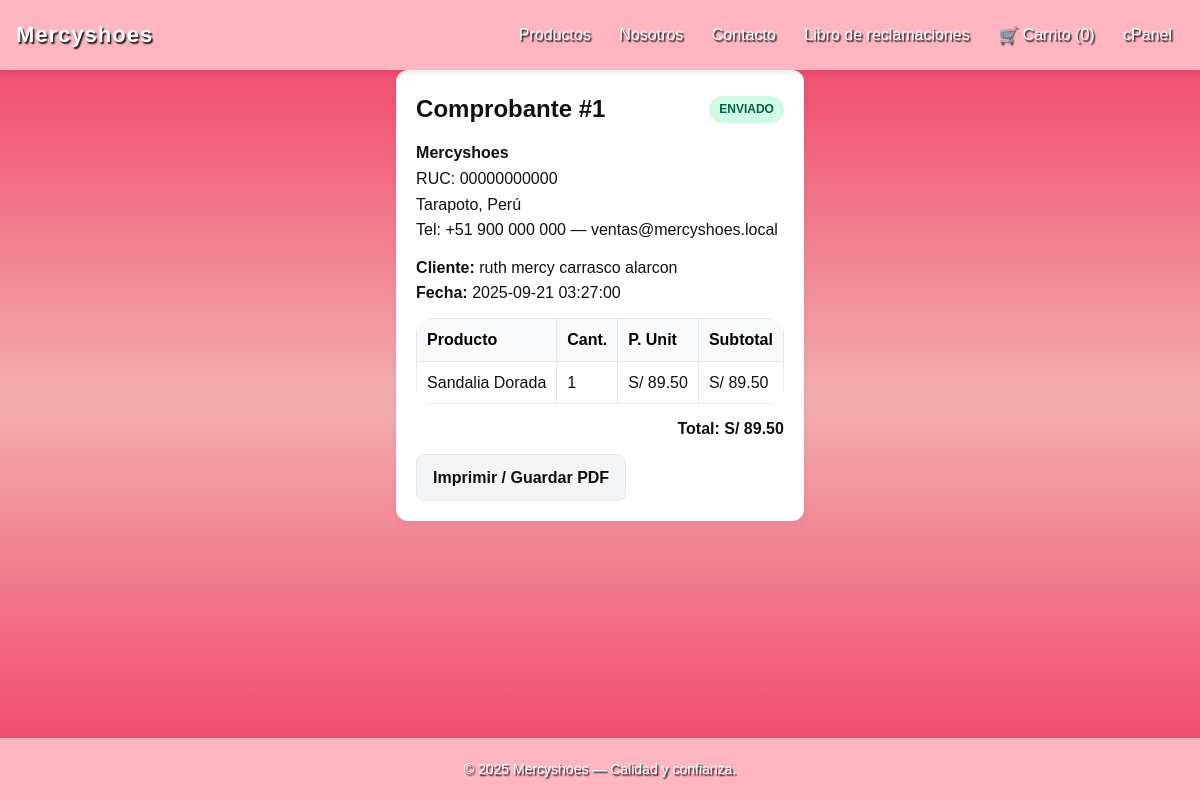
The page /index.php?r=checkout/receipt/1 (signed in) on the database its author committed.
### tables this page shows
CREATE TABLE IF NOT EXISTS orders (
  id INT AUTO_INCREMENT PRIMARY KEY,
  customer_name VARCHAR(200) NOT NULL,
  customer_email VARCHAR(150) NOT NULL,
  customer_phone VARCHAR(60) DEFAULT '',
  customer_address VARCHAR(255) DEFAULT '',
  total DECIMAL(10,2) NOT NULL DEFAULT 0,
  payment_receipt VARCHAR(255) NOT NULL DEFAULT '',
  status ENUM('PENDIENTE','PAGADO','ENVIADO','CANCELADO') DEFAULT 'PENDIENTE',
  created_at TIMESTAMP DEFAULT CURRENT_TIMESTAMP
);

CREATE TABLE IF NOT EXISTS settings (
  id INT AUTO_INCREMENT PRIMARY KEY,
  company_name VARCHAR(150) NOT NULL,
  company_email VARCHAR(150) NOT NULL,
  company_phone VARCHAR(60) NOT NULL,
  company_address VARCHAR(255) DEFAULT '',
  company_ruc VARCHAR(32) DEFAULT '',
  logo_path VARCHAR(255) DEFAULT ''
);

CREATE TABLE IF NOT EXISTS order_items (
  id INT AUTO_INCREMENT PRIMARY KEY,
  order_id INT NOT NULL,
  product_id INT NOT NULL,
  quantity INT NOT NULL,
  unit_price DECIMAL(10,2) NOT NULL,
  subtotal DECIMAL(10,2) NOT NULL,
  FOREIGN KEY (order_id) REFERENCES orders(id) ON DELETE CASCADE,
  FOREIGN KEY (product_id) REFERENCES products(id) ON DELETE RESTRICT
);

CREATE TABLE IF NOT EXISTS products (
  id INT AUTO_INCREMENT PRIMARY KEY,
  category_id INT NULL,
  name VARCHAR(200) NOT NULL,
  description TEXT,
  price DECIMAL(10,2) NOT NULL DEFAULT 0,
  stock INT NOT NULL DEFAULT 0,
  image VARCHAR(255) DEFAULT '',
  FOREIGN KEY (category_id) REFERENCES categories(id) ON DELETE SET NULL
);

### core/Controller.php (called while the page is built, shortened)
<?php
class Controller {
    protected function render($viewPath, $data = [], $layout = 'main') {
        extract($data);
        $layoutFile = __DIR__ . '/../app/views/partials/layout_' . $layout . '.php';
        include $layoutFile;
    }
}
?>

### app/controllers/CheckoutController.php (called while the page is built, shortened)
<?php
class CheckoutController extends Controller {
    public function receipt($id){
        $orderModel = new Order();
        $order = $orderModel->find($id);
        $items    = $orderModel->items($id);
        $settings = (new Setting())->get();
        $this->render('frontend/receipt', compact('order','items','settings'));
    }
}

### index.php (called while the page is built, shortened)
<?php
spl_autoload_register(function($class) {
    $paths = [
        __DIR__ . '/core/' . $class . '.php',
        __DIR__ . '/app/controllers/' . $class . '.php',
        __DIR__ . '/app/models/' . $class . '.php',
    ];
    foreach ($paths as $p) if (file_exists($p)) { require $p; return; }
});
$route = isset($_GET['r']) ? trim($_GET['r']) : 'home/index';
$parts = array_values(array_filter(explode('/', $route)));
$action = $parts[1] ?? 'index';
$params = array_slice($parts, 2);
$c = new $controller();
call_user_func_array([$c, $action], $params);
?>

### core/Database.php (called while the page is built)
<?php
class Database {
    private static $instance = null;
    public static function getInstance() {
        if (self::$instance === null) {
            $dsn = 'mysql:host=' . DB_HOST . ';dbname=' . DB_NAME . ';charset=utf8mb4';
            try {
                self::$instance = new PDO($dsn, DB_USER, DB_PASS, [
                    PDO::ATTR_ERRMODE => PDO::ERRMODE_EXCEPTION,
                    PDO::ATTR_DEFAULT_FETCH_MODE => PDO::FETCH_ASSOC,
                ]);
            } catch (PDOException $e) {
                die('DB connection failed: ' . $e->getMessage());
            }
        }
        return self::$instance;
    }
}
?>

### app/models/Order.php (called while the page is built, shortened)
<?php
class Order {
    private $db;
    public function __construct(){ $this->db = Database::getInstance(); }
    public function find($id){
        $s=$this->db->prepare('SELECT * FROM orders WHERE id=?'); $s->execute([$id]); return $s->fetch();
    }
    public function items($order_id){
        $s=$this->db->prepare('SELECT oi.*, p.name, od.`status` FROM order_items oi INNER JOIN products p ON p.id=oi.product_id
                                INNER JOIN orders od ON od.id=oi.order_id  WHERE oi.order_id=?');
        $s->execute([$order_id]);
        return $s->fetchAll();
    }
}
?>

### app/models/Setting.php (called while the page is built, shortened)
<?php
class Setting {
    private $db;
    public function __construct(){ $this->db = Database::getInstance(); }
    public function get(){
        $r = $this->db->query('SELECT * FROM settings LIMIT 1')->fetch();
        return $r;
    }
}
?>

### app/views/frontend/receipt.php (the view, shortened to what this page needs)
<?php
$badgeClass = [
  'PENDIENTE' => 'badge warn',
  'PAGADO'    => 'badge success',
  'ENVIADO'   => 'badge success',
  'CANCELADO' => 'badge danger'
][$order['status']] ?? 'badge';
  ?><!doctype html>
<div class="receipt-wrap">
  <div class="form" style="background:#fff;border-radius:12px">
    <div class="header-line">
      <h2 style="margin:0">Comprobante #<?php echo (int)$order['id']; ?></h2>
      <span class="<?php echo $badgeClass; ?>"><?php echo htmlspecialchars($order['status']); ?></span>
    </div>
    <p style="margin:12px 0 0">
      <strong><?php echo htmlspecialchars($settings['company_name']); ?></strong><br>
      RUC: <?php echo htmlspecialchars($settings['company_ruc']); ?><br>
      <?php echo htmlspecialchars($settings['company_address']); ?><br>
      Tel: <?php echo htmlspecialchars($settings['company_phone']); ?> — <?php echo htmlspecialchars($settings['company_email']); ?>
    </p>
    <p style="margin:12px 0">
      <strong>Cliente:</strong> <?php echo htmlspecialchars($order['customer_name']); ?><br>
      <strong>Fecha:</strong> <?php echo htmlspecialchars($order['created_at']); ?>
    </p>
    <table class="table">
      <thead>
        <tr>
          <th>Producto</th>
          <th>Cant.</th>
          <th>P. Unit</th>
          <th>Subtotal</th>
        </tr>
      </thead>
      <tbody>
        <?php foreach($items as $it): ?>
          <tr>
            <td><?php echo htmlspecialchars($it['name']); ?></td>
            <td><?php echo (int)$it['quantity']; ?></td>
            <td>S/ <?php echo number_format($it['unit_price'],2); ?></td>
            <td>S/ <?php echo number_format($it['subtotal'],2); ?></td>
          </tr>
        <?php endforeach; ?>
      </tbody>
    </table>
    <p style="text-align:right;margin:12px 0">
      <strong>Total: S/ <?php echo number_format($order['total'],2); ?></strong>
    </p>
    <p style="display:flex;gap:8px;flex-wrap:wrap">
      <a class="btn light" href="<?php echo BASE_URL; ?>?r=checkout/receipt/<?php echo (int)$order['id']; ?>&partial=1&autoprint=1" target="_blank" rel="noopener">Imprimir / Guardar PDF</a>
    </p>
  </div>
</div>

### public/assets/css/style.css (style rules this page uses)
html, body { height: 100%; margin: 0; display: flex; flex-direction: column; }
* { box-sizing: border-box; margin: 0; padding: 0; }
body { font-family: 'Poppins', Arial, sans-serif; background: linear-gradient(180deg, #ee1c4ddd, #f4aeae, #ee1c4ddd); color: var(--color-text); line-height: 1.6; }
.btn { display: inline-block; padding: 12px 20px; border-radius: 30px; border: none; background: var(--color-primary); color: var(--color-text-light); font-weight: 600; text-decoration: none; cursor: pointer; transition: var(--transition); }
.btn.light { background: #fff; color: var(--color-primary); border: 2px solid var(--color-primary); }
.form { background: #fff; border-radius: var(--radius); padding: 20px; box-shadow: 0 2px 8px rgba(0,0,0,.06); }
.table { width: 100%; border-collapse: collapse; margin-top: 16px; background: #fff; border-radius: var(--radius); overflow: hidden; }
.table th, .table td { padding: 12px; border-bottom: 1px solid #f0f0f0; }
.table th { background: var(--color-light); text-align: left; font-weight: 600; color: var(--color-text); }
.badge { padding: 4px 10px; border-radius: 20px; font-size: 12px; font-weight: 600; text-transform: uppercase; }
.badge.success { background: #d1fae5; color: #065f46; }
a, .btn { transition: var(--transition); }

### public/assets/css/variables.css (style rules this page uses)
:root { --color-primary: #ff69b4; --color-primary-dark: #ff1493; --color-secondary: #ffb6c1; --color-bg: #fff9fb; --color-light: #ffe4ec; --color-text: #000000; --color-text-light: #ffffff; --radius: 16px; --transition: all .2s ease-in-out; }

### app/views/frontend/receipt.php (style rules this page uses)
.receipt-wrap { font-family: inherit; color:#111; }
.receipt-wrap .table { width:100%;border-collapse:collapse;margin-top:12px }
.receipt-wrap .table th,.receipt-wrap .table td { border:1px solid #e5e7eb;padding:8px 10px }
.receipt-wrap .table th { background:#f8fafc;text-align:left }
.receipt-wrap .badge { display:inline-block;padding:4px 10px;border-radius:999px;font-weight:700;font-size:12px }
.receipt-wrap .badge.success { background:#d1fae5;color:#065f46 }
.receipt-wrap .btn { display:inline-block;padding:10px 16px;border-radius:8px;text-decoration:none;border:1px solid transparent;cursor:pointer }
.receipt-wrap .btn.light { background:#f3f4f6;border-color:#e5e7eb;color:#111 }
.receipt-wrap .header-line { display:flex;justify-content:space-between;align-items:center;gap:12px;flex-wrap:wrap }

### rows shown on the page
orders: id "1", status "ENVIADO", customer_name "ruth mercy carrasco alarcon", created_at "2025-09-21 03:27:00", total "89.50"
settings: company_name "Mercyshoes", company_ruc "00000000000", company_address "Tarapoto, Perú", company_phone "+51 900 000 000", company_email "ventas@mercyshoes.local"
order_items: product.name "Sandalia Dorada", quantity "1", unit_price "89.50", subtotal "89.50"
